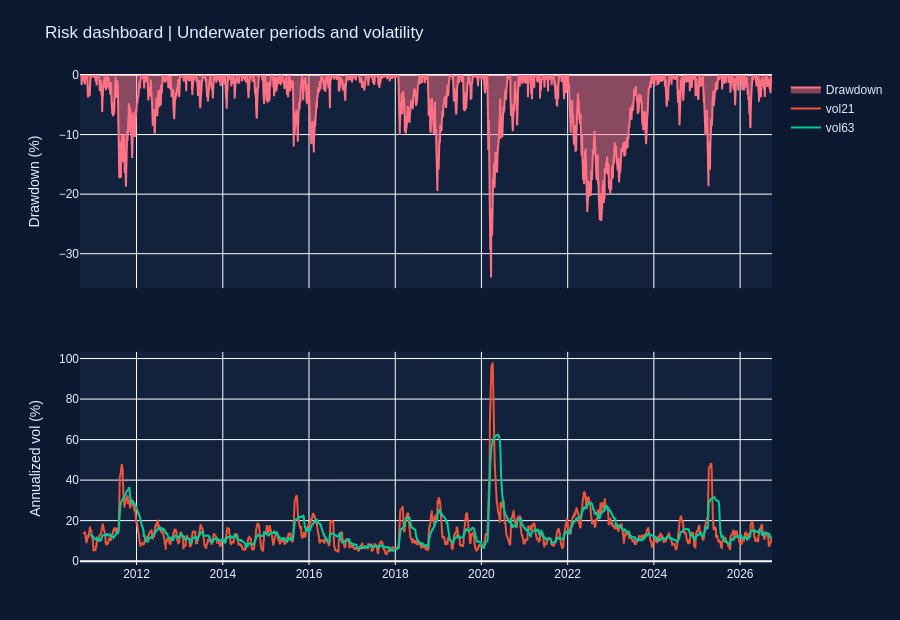

Source (notebook cell):
### Code cell
fig=make_subplots(rows=2,cols=1,shared_xaxes=True,vertical_spacing=.13)
fig.add_trace(go.Scatter(x=e.date,y=e.drawdown*100,fill='tozeroy',line_color=COLORS[4],name='Drawdown'),row=1,col=1)
for col in ['vol21','vol63']:
    fig.add_trace(go.Scatter(x=e.date,y=e[col]*100,name=col),row=2,col=1)
fig.update_layout(title='Risk dashboard | Underwater periods and volatility',height=620)
fig.update_yaxes(title_text='Drawdown (%)',row=1,col=1);fig.update_yaxes(title_text='Annualized vol (%)',row=2,col=1)
show_plot(fig,'04_risk')
f,ax=plt.subplots(2,1,figsize=(12,6),sharex=True)
ax[0].fill_between(e.date,e.drawdown*100,0,color=COLORS[4],alpha=.65);ax[0].set_ylabel('Drawdown (%)')
for col in ['vol21','vol63']: ax[1].plot(e.date,e[col]*100,label=col,lw=1)
ax[1].legend();ax[1].set_ylabel('Annualized vol (%)');ax[0].set_title('Risk dashboard')
static_done(f,'04_risk')
trough=int(e.drawdown.idxmin());peak=int(e.close.iloc[:trough+1].idxmax())
recoveries=e.iloc[trough+1:][e.close.iloc[trough+1:]>=e.close.iloc[peak]]
recovery='Not recovered by snapshot end' if recoveries.empty else str(recoveries.date.iloc[0].date())
note('Worst historical drawdown',f'Peak: {e.date.iloc[peak].date()} · Trough: {e.date.iloc[trough].date()} · Decline: {e.drawdown.iloc[trough]:.2%} · First recovery: {recovery}.')

### Figure 1 — Plotly figure (JSON) as saved in the notebook; plotly's stock layout.template omitted (floating-point values rounded to 4 significant figures; data arrays with more than 128 entries replaced by an {"elided": "..."} marker saying what was removed)
{"data": [{"fill": "tozeroy", "line": {"color": "#ff7285"}, "name": "Drawdown", "type": "scatter", "x": {"elided": "4037 str values"}, "xaxis": "x", "y": {"elided": "4037 float values"}, "yaxis": "y"}, {"name": "vol21", "type": "scatter", "x": {"elided": "4037 str values"}, "xaxis": "x2", "y": {"elided": "4037 float values"}, "yaxis": "y2"}, {"name": "vol63", "type": "scatter", "x": {"elided": "4037 str values"}, "xaxis": "x2", "y": {"elided": "4037 float values"}, "yaxis": "y2"}], "layout": {"font": {"color": "#e5edff", "family": "Arial"}, "height": 620, "margin": {"b": 55, "t": 75}, "paper_bgcolor": "#0d1930", "plot_bgcolor": "#12213c", "title": {"text": "Risk dashboard | Underwater periods and volatility"}, "xaxis": {"anchor": "y", "domain": [0.0, 1.0], "matches": "x2", "showticklabels": false}, "xaxis2": {"anchor": "y2", "domain": [0.0, 1.0]}, "yaxis": {"anchor": "x", "domain": [0.565, 1.0], "title": {"text": "Drawdown (%)"}}, "yaxis2": {"anchor": "x2", "domain": [0.0, 0.435], "title": {"text": "Annualized vol (%)"}}}}
